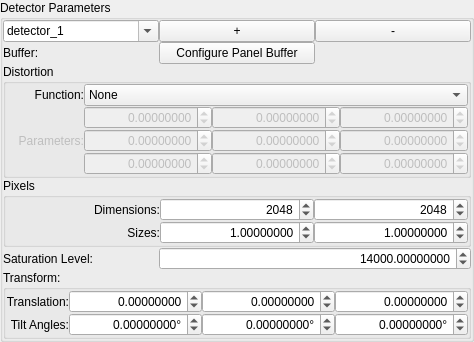
    <widget class="QGroupBox" name="groupBox_5">
     <property name="title">
      <string>Detector Parameters</string>
     </property>
     <layout class="QGridLayout" name="gridLayout_4">
      <property name="leftMargin">
       <number>0</number>
      </property>
      <property name="topMargin">
       <number>0</number>
      </property>
      <property name="rightMargin">
       <number>0</number>
      </property>
      <property name="bottomMargin">
       <number>0</number>
      </property>
      <property name="spacing">
       <number>0</number>
      </property>
      <item row="4" column="1" colspan="2">
       <widget class="ScientificDoubleSpinBox" name="cal_det_saturation">
        <property name="alignment">
         <set>Qt::AlignRight|Qt::AlignTrailing|Qt::AlignVCenter</set>
        </property>
        <property name="keyboardTracking">
         <bool>false</bool>
        </property>
        <property name="decimals">
         <number>8</number>
        </property>
        <property name="maximum">
         <double>10000000.000000000000000</double>
        </property>
        <property name="value">
         <double>14000.000000000000000</double>
        </property>
       </widget>
      </item>
      <item row="4" column="0">
       <widget class="QLabel" name="label_14">
        <property name="text">
         <string>Saturation Level:</string>
        </property>
       </widget>
      </item>
      <item row="5" column="0" colspan="3">
       <widget class="QGroupBox" name="groupBox_9">
        <property name="title">
         <string>Transform:</string>
        </property>
        <layout class="QGridLayout" name="gridLayout_7">
         <property name="leftMargin">
          <number>0</number>
         </property>
         <property name="topMargin">
          <number>0</number>
         </property>
         <property name="rightMargin">
          <number>0</number>
         </property>
         <property name="bottomMargin">
          <number>0</number>
         </property>
         <property name="spacing">
          <number>0</number>
         </property>
         <item row="0" column="2">
          <widget class="ScientificDoubleSpinBox" name="cal_det_translation_1">
           <property name="alignment">
            <set>Qt::AlignRight|Qt::AlignTrailing|Qt::AlignVCenter</set>
           </property>
           <property name="keyboardTracking">
            <bool>false</bool>
           </property>
           <property name="prefix">
            <string/>
           </property>
           <property name="decimals">
            <number>8</number>
           </property>
           <property name="minimum">
            <double>-100000.000000000000000</double>
           </property>
           <property name="maximum">
            <double>100000.000000000000000</double>
           </property>
           <property name="singleStep">
            <double>0.100000000000000</double>
           </property>
          </widget>
         </item>
         <item row="0" column="0">
          <widget class="QLabel" name="label_15">
           <property name="text">
            <string>Translation:</string>
           </property>
           <property name="alignment">
            <set>Qt::AlignRight|Qt::AlignTrailing|Qt::AlignVCenter</set>
           </property>
          </widget>
         </item>
         <item row="0" column="3">
          <widget class="ScientificDoubleSpinBox" name="cal_det_translation_2">
           <property name="alignment">
            <set>Qt::AlignRight|Qt::AlignTrailing|Qt::AlignVCenter</set>
           </property>
           <property name="keyboardTracking">
            <bool>false</bool>
           </property>
           <property name="prefix">
            <string/>
           </property>
           <property name="decimals">
            <number>8</number>
           </property>
           <property name="minimum">
            <double>-100000.000000000000000</double>
           </property>
           <property name="maximum">
            <double>100000.000000000000000</double>
           </property>
           <property name="singleStep">
            <double>0.100000000000000</double>
           </property>
          </widget>
         </item>
         <item row="0" column="1">
          <widget class="ScientificDoubleSpinBox" name="cal_det_translation_0">
           <property name="alignment">
            <set>Qt::AlignRight|Qt::AlignTrailing|Qt::AlignVCenter</set>
           </property>
           <property name="keyboardTracking">
            <bool>false</bool>
           </property>
           <property name="prefix">
            <string/>
           </property>
           <property name="decimals">
            <number>8</number>
           </property>
           <property name="minimum">
            <double>-100000.000000000000000</double>
           </property>
           <property name="maximum">
            <double>100000.000000000000000</double>
           </property>
           <property name="singleStep">
            <double>0.100000000000000</double>
           </property>
          </widget>
         </item>
         <item row="1" column="0">
          <widget class="QLabel" name="label_16">
           <property name="text">
            <string>Tilt Angles:</string>
           </property>
           <property name="alignment">
            <set>Qt::AlignRight|Qt::AlignTrailing|Qt::AlignVCenter</set>
           </property>
          </widget>
         </item>
         <item row="1" column="1">
          <widget class="ScientificDoubleSpinBox" name="cal_det_tilt_0">
           <property name="alignment">
            <set>Qt::AlignRight|Qt::AlignTrailing|Qt::AlignVCenter</set>
           </property>
           <property name="keyboardTracking">
            <bool>false</bool>
           </property>
           <property name="suffix">
            <string>°</string>
           </property>
           <property name="decimals">
            <number>8</number>
           </property>
           <property name="minimum">
            <double>-100000.000000000000000</double>
           </property>
           <property name="maximum">
            <double>100000.000000000000000</double>
           </property>
           <property name="singleStep">
            <double>0.100000000000000</double>
           </property>
          </widget>
         </item>
         <item row="1" column="2">
          <widget class="ScientificDoubleSpinBox" name="cal_det_tilt_1">
           <property name="alignment">
            <set>Qt::AlignRight|Qt::AlignTrailing|Qt::AlignVCenter</set>
           </property>
           <property name="keyboardTracking">
            <bool>false</bool>
           </property>
           <property name="suffix">
            <string>°</string>
           </property>
           <property name="decimals">
            <number>8</number>
           </property>
           <property name="minimum">
            <double>-100000.000000000000000</double>
           </property>
           <property name="maximum">
            <double>100000.000000000000000</double>
           </property>
           <property name="singleStep">
            <double>0.100000000000000</double>
           </property>
          </widget>
         </item>
         <item row="1" column="3">
          <widget class="ScientificDoubleSpinBox" name="cal_det_tilt_2">
           <property name="alignment">
            <set>Qt::AlignRight|Qt::AlignTrailing|Qt::AlignVCenter</set>
           </property>
           <property name="keyboardTracking">
            <bool>false</bool>
           </property>
           <property name="suffix">
            <string>°</string>
           </property>
           <property name="decimals">
            <number>8</number>
           </property>
           <property name="minimum">
            <double>-100000.000000000000000</double>
           </property>
           <property name="maximum">
            <double>100000.000000000000000</double>
           </property>
           <property name="singleStep">
            <double>0.100000000000000</double>
           </property>
          </widget>
         </item>
        </layout>
       </widget>
      </item>
      <item row="0" column="0">
       <widget class="QComboBox" name="cal_det_current">
        <property name="layoutDirection">
         <enum>Qt::LeftToRight</enum>
        </property>
        <property name="editable">
         <bool>true</bool>
        </property>
        <property name="currentText">
         <string>detector_1</string>
        </property>
        <item>
         <property name="text">
          <string>detector_1</string>
         </property>
        </item>
       </widget>
      </item>
      <item row="2" column="0" colspan="3">
       <widget class="QGroupBox" name="groupBox_7">
        <property name="title">
         <string>Distortion</string>
        </property>
        <layout class="QGridLayout" name="gridLayout_5">
         <property name="leftMargin">
          <number>0</number>
         </property>
         <property name="topMargin">
          <number>0</number>
         </property>
         <property name="rightMargin">
          <number>0</number>
         </property>
         <property name="bottomMargin">
          <number>0</number>
         </property>
         <property name="spacing">
          <number>0</number>
         </property>
         <item row="3" column="1">
          <widget class="ScientificDoubleSpinBox" name="cal_det_param_3">
           <property name="enabled">
            <bool>false</bool>
           </property>
           <property name="alignment">
            <set>Qt::AlignRight|Qt::AlignTrailing|Qt::AlignVCenter</set>
           </property>
           <property name="keyboardTracking">
            <bool>false</bool>
           </property>
           <property name="decimals">
            <number>8</number>
           </property>
           <property name="minimum">
            <double>-100000.000000000000000</double>
           </property>
           <property name="maximum">
            <double>100000.000000000000000</double>
           </property>
           <property name="singleStep">
            <double>0.100000000000000</double>
           </property>
          </widget>
         </item>
         <item row="0" column="0">
          <widget class="QLabel" name="label_9">
           <property name="text">
            <string>Function:</string>
           </property>
           <property name="alignment">
            <set>Qt::AlignRight|Qt::AlignTrailing|Qt::AlignVCenter</set>
           </property>
          </widget>
         </item>
         <item row="2" column="3">
          <widget class="ScientificDoubleSpinBox" name="cal_det_param_2">
           <property name="enabled">
            <bool>false</bool>
           </property>
           <property name="alignment">
            <set>Qt::AlignRight|Qt::AlignTrailing|Qt::AlignVCenter</set>
           </property>
           <property name="keyboardTracking">
            <bool>false</bool>
           </property>
           <property name="prefix">
            <string/>
           </property>
           <property name="decimals">
            <number>8</number>
           </property>
           <property name="minimum">
            <double>-100000.000000000000000</double>
           </property>
           <property name="maximum">
            <double>100000.000000000000000</double>
           </property>
           <property name="singleStep">
            <double>0.100000000000000</double>
           </property>
          </widget>
         </item>
         <item row="0" column="1" colspan="3">
          <widget class="QComboBox" name="cal_det_function">
           <property name="currentText">
            <string>None</string>
           </property>
           <item>
            <property name="text">
             <string>None</string>
            </property>
           </item>
           <item>
            <property name="text">
             <string>GE_41RT</string>
            </property>
           </item>
           <item>
            <property name="text">
             <string>Dexela_2923</string>
            </property>
           </item>
          </widget>
         </item>
         <item row="2" column="2">
          <widget class="ScientificDoubleSpinBox" name="cal_det_param_1">
           <property name="enabled">
            <bool>false</bool>
           </property>
           <property name="alignment">
            <set>Qt::AlignRight|Qt::AlignTrailing|Qt::AlignVCenter</set>
           </property>
           <property name="keyboardTracking">
            <bool>false</bool>
           </property>
           <property name="prefix">
            <string/>
           </property>
           <property name="decimals">
            <number>8</number>
           </property>
           <property name="minimum">
            <double>-100000.000000000000000</double>
           </property>
           <property name="maximum">
            <double>100000.000000000000000</double>
           </property>
           <property name="singleStep">
            <double>0.100000000000000</double>
           </property>
          </widget>
         </item>
         <item row="3" column="2">
          <widget class="ScientificDoubleSpinBox" name="cal_det_param_4">
           <property name="enabled">
            <bool>false</bool>
           </property>
           <property name="alignment">
            <set>Qt::AlignRight|Qt::AlignTrailing|Qt::AlignVCenter</set>
           </property>
           <property name="keyboardTracking">
            <bool>false</bool>
           </property>
           <property name="decimals">
            <number>8</number>
           </property>
           <property name="minimum">
            <double>-100000.000000000000000</double>
           </property>
           <property name="maximum">
            <double>100000.000000000000000</double>
           </property>
           <property name="singleStep">
            <double>0.100000000000000</double>
           </property>
          </widget>
         </item>
         <item row="2" column="1">
          <widget class="ScientificDoubleSpinBox" name="cal_det_param_0">
           <property name="enabled">
            <bool>false</bool>
           </property>
           <property name="alignment">
            <set>Qt::AlignRight|Qt::AlignTrailing|Qt::AlignVCenter</set>
           </property>
           <property name="keyboardTracking">
            <bool>false</bool>
           </property>
           <property name="prefix">
            <string/>
           </property>
           <property name="decimals">
            <number>8</number>
           </property>
           <property name="minimum">
            <double>-100000.000000000000000</double>
           </property>
           <property name="maximum">
            <double>100000.000000000000000</double>
           </property>
           <property name="singleStep">
            <double>0.100000000000000</double>
           </property>
          </widget>
         </item>
         <item row="3" column="3">
          <widget class="ScientificDoubleSpinBox" name="cal_det_param_5">
           <property name="enabled">
            <bool>false</bool>
           </property>
           <property name="alignment">
            <set>Qt::AlignRight|Qt::AlignTrailing|Qt::AlignVCenter</set>
           </property>
           <property name="keyboardTracking">
            <bool>false</bool>
           </property>
           <property name="decimals">
            <number>8</number>
           </property>
           <property name="minimum">
            <double>-100000.000000000000000</double>
           </property>
           <property name="maximum">
            <double>100000.000000000000000</double>
           </property>
           <property name="singleStep">
            <double>0.100000000000000</double>
           </property>
          </widget>
         </item>
         <item row="4" column="1">
          <widget class="ScientificDoubleSpinBox" name="cal_det_param_6">
           <property name="enabled">
            <bool>false</bool>
           </property>
           <property name="alignment">
            <set>Qt::AlignRight|Qt::AlignTrailing|Qt::AlignVCenter</set>
           </property>
           <property name="keyboardTracking">
            <bool>false</bool>
           </property>
           <property name="decimals">
            <number>8</number>
           </property>
           <property name="minimum">
            <double>-100000.000000000000000</double>
           </property>
           <property name="maximum">
            <double>100000.000000000000000</double>
           </property>
           <property name="singleStep">
            <double>0.100000000000000</double>
           </property>
          </widget>
         </item>
         <item row="4" column="2">
          <widget class="ScientificDoubleSpinBox" name="cal_det_param_7">
           <property name="enabled">
            <bool>false</bool>
           </property>
           <property name="alignment">
            <set>Qt::AlignRight|Qt::AlignTrailing|Qt::AlignVCenter</set>
           </property>
           <property name="keyboardTracking">
            <bool>false</bool>
           </property>
           <property name="decimals">
            <number>8</number>
           </property>
           <property name="minimum">
            <double>-100000.000000000000000</double>
           </property>
           <property name="maximum">
            <double>100000.000000000000000</double>
           </property>
           <property name="singleStep">
            <double>0.100000000000000</double>
           </property>
          </widget>
         </item>
         <item row="4" column="3">
          <widget class="ScientificDoubleSpinBox" name="cal_det_param_8">
           <property name="enabled">
            <bool>false</bool>
           </property>
           <property name="alignment">
            <set>Qt::AlignRight|Qt::AlignTrailing|Qt::AlignVCenter</set>
           </property>
           <property name="keyboardTracking">
            <bool>false</bool>
           </property>
           <property name="decimals">
            <number>8</number>
           </property>
           <property name="minimum">
            <double>-100000.000000000000000</double>
           </property>
           <property name="maximum">
            <double>100000.000000000000000</double>
           </property>
           <property name="singleStep">
            <double>0.100000000000000</double>
           </property>
          </widget>
         </item>
         <item row="2" column="0" rowspan="3">
          <widget class="QLabel" name="distortion_parameters_label">
           <property name="enabled">
            <bool>false</bool>
           </property>
           <property name="text">
            <string>Parameters:</string>
           </property>
           <property name="alignment">
            <set>Qt::AlignRight|Qt::AlignTrailing|Qt::AlignVCenter</set>
           </property>
          </widget>
         </item>
        </layout>
       </widget>
      </item>
      <item row="0" column="1">
       <widget class="QPushButton" name="cal_det_add">
        <property name="text">
         <string>+</string>
        </property>
       </widget>
      </item>
      <item row="3" column="0" colspan="3">
       <widget class="QGroupBox" name="groupBox_8">
        <property name="title">
         <string>Pixels</string>
        </property>
        <layout class="QGridLayout" name="gridLayout_6">
         <property name="leftMargin">
          <number>0</number>
         </property>
         <property name="topMargin">
          <number>0</number>
         </property>
         <property name="rightMargin">
          <number>0</number>
         </property>
         <property name="bottomMargin">
          <number>0</number>
         </property>
         <property name="spacing">
          <number>0</number>
         </property>
         <item row="1" column="1">
          <widget class="QLabel" name="label_17">
           <property name="text">
            <string>Sizes:</string>
           </property>
           <property name="alignment">
            <set>Qt::AlignRight|Qt::AlignTrailing|Qt::AlignVCenter</set>
           </property>
          </widget>
         </item>
         <item row="0" column="1">
          <widget class="QLabel" name="label_12">
           <property name="text">
            <string>Dimensions:</string>
           </property>
           <property name="alignment">
            <set>Qt::AlignRight|Qt::AlignTrailing|Qt::AlignVCenter</set>
           </property>
          </widget>
         </item>
         <item row="1" column="2">
          <widget class="ScientificDoubleSpinBox" name="cal_det_size_0">
           <property name="alignment">
            <set>Qt::AlignRight|Qt::AlignTrailing|Qt::AlignVCenter</set>
           </property>
           <property name="keyboardTracking">
            <bool>false</bool>
           </property>
           <property name="decimals">
            <number>8</number>
           </property>
           <property name="minimum">
            <double>0.000001000000000</double>
           </property>
           <property name="maximum">
            <double>1000000.000000000000000</double>
           </property>
           <property name="singleStep">
            <double>0.100000000000000</double>
           </property>
           <property name="value">
            <double>1.000000000000000</double>
           </property>
          </widget>
         </item>
         <item row="1" column="3">
          <widget class="ScientificDoubleSpinBox" name="cal_det_size_1">
           <property name="alignment">
            <set>Qt::AlignRight|Qt::AlignTrailing|Qt::AlignVCenter</set>
           </property>
           <property name="keyboardTracking">
            <bool>false</bool>
           </property>
           <property name="decimals">
            <number>8</number>
           </property>
           <property name="minimum">
            <double>0.000001000000000</double>
           </property>
           <property name="maximum">
            <double>1000000.000000000000000</double>
           </property>
           <property name="singleStep">
            <double>0.100000000000000</double>
           </property>
           <property name="value">
            <double>1.000000000000000</double>
           </property>
          </widget>
         </item>
         <item row="0" column="3">
          <widget class="QSpinBox" name="cal_det_columns">
           <property name="alignment">
            <set>Qt::AlignRight|Qt::AlignTrailing|Qt::AlignVCenter</set>
           </property>
           <property name="keyboardTracking">
            <bool>false</bool>
           </property>
           <property name="minimum">
            <number>1</number>
           </property>
           <property name="maximum">
            <number>100000</number>
           </property>
           <property name="value">
            <number>2048</number>
           </property>
          </widget>
         </item>
         <item row="0" column="2">
          <widget class="QSpinBox" name="cal_det_rows">
           <property name="alignment">
            <set>Qt::AlignRight|Qt::AlignTrailing|Qt::AlignVCenter</set>
           </property>
           <property name="keyboardTracking">
            <bool>false</bool>
           </property>
           <property name="minimum">
            <number>1</number>
           </property>
           <property name="maximum">
            <number>100000</number>
           </property>
           <property name="value">
            <number>2048</number>
           </property>
          </widget>
         </item>
        </layout>
       </widget>
      </item>
      <item row="0" column="2">
       <widget class="QPushButton" name="cal_det_remove">
        <property name="text">
         <string>-</string>
        </property>
       </widget>
      </item>
      <item row="1" column="0">
       <widget class="QLabel" name="bufferLabel">
        <property name="text">
         <string>Buffer:</string>
        </property>
       </widget>
      </item>
      <item row="1" column="1">
       <widget class="QPushButton" name="cal_det_buffer">
        <property name="text">
         <string>Configure Panel Buffer</string>
        </property>
       </widget>
      </item>
     </layout>
    </widget>
